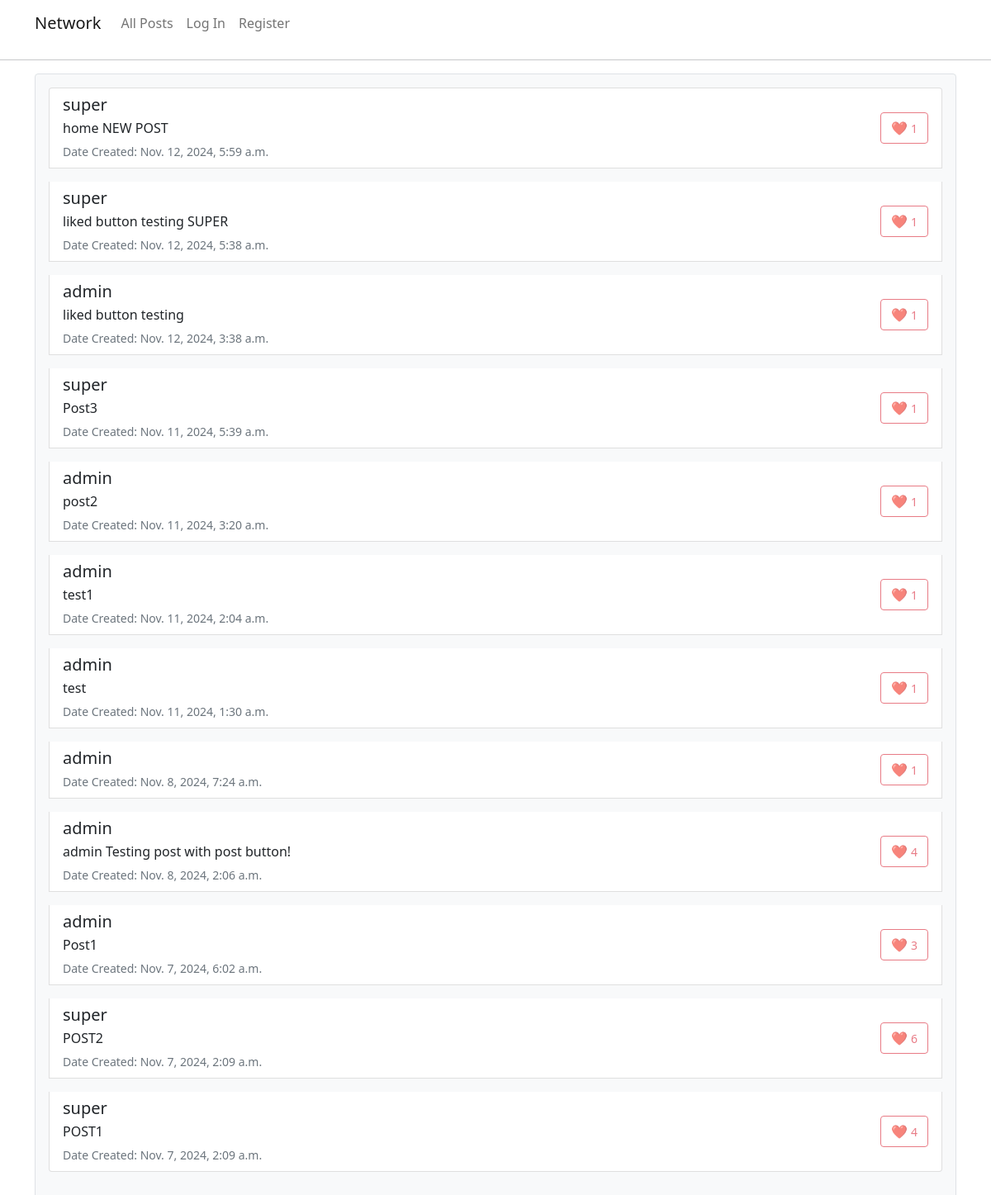
The page / on the database its author committed.
### network/models.py (models this page shows, shortened)
class Post(models.Model):
    new_post = models.TextField()
    created_by = models.ForeignKey(User, on_delete=models.CASCADE, related_name='user_posts')
    date_created = models.DateTimeField(auto_now_add=True)
    likes = models.IntegerField(default=0)

class User(AbstractUser):
    followers = models.IntegerField(default=0)
    following = models.IntegerField(default=0)
    bio = models.CharField(max_length=500, null=True, blank=True)
    location = models.CharField(max_length=100, null=True, blank=True)
    work = models.CharField(max_length=100, null=True, blank=True)
    def __str__(self):
        return self.username

### network/views.py (the view)
# urls.py: path("", views.index, name="index"),
def index(request):
    all_posts = Post.objects.all()[::-1]
    return render(request, "network/index.html", {"posts": all_posts})

### network/templates/network/index.html (shortened to what this page needs)
{% extends "network/layout.html" %}
{% block body %}
    <div class="p-3 border rounded bg-light">
        <ul class="list-group">
            {% for post in posts %}
                <li class="list-group-item mb-3">
                    <div class="d-flex justify-content-between align-items-center">
                        <div>
                            <h5 class="user_name mb-1"
                                data-user-id="{{ post.created_by.id }}"
                                data-post-id="{{ post.id }}" >
                                {{ post.created_by }}
                            </h5>
                            <p class="mb-1">{{ post.new_post }}</p>
                            <small class="text-muted">Date Created: {{ post.date_created }}</small>
                        </div>
                        <div>
                            <button class="btn btn-outline-danger like_button" data-post-id="{{ post.id }}"
                                    {% if user == post.created_by or not user.is_authenticated %}disabled{% endif %}>
                                ❤️ <small>{{ post.likes }}</small>
                            </button>
                        </div>
                    </div>
                </li>
            {% endfor %}
        </ul>
    </div>
{% endblock %}

### rows shown on the page
Post: created_by "super", new_post "home NEW POST", date_created "Nov. 12, 2024, 5:59 a.m.", likes "1"
Post: created_by "super", new_post "liked button testing SUPER", date_created "Nov. 12, 2024, 5:38 a.m.", likes "1"
Post: created_by "admin", new_post "liked button testing", date_created "Nov. 12, 2024, 3:38 a.m.", likes "1"
Post: created_by "super", new_post "Post3", date_created "Nov. 11, 2024, 5:39 a.m.", likes "1"
Post: created_by "admin", new_post "post2", date_created "Nov. 11, 2024, 3:20 a.m.", likes "1"
Post: created_by "admin", new_post "test1", date_created "Nov. 11, 2024, 2:04 a.m.", likes "1"
Post: created_by "admin", new_post "test", date_created "Nov. 11, 2024, 1:30 a.m.", likes "1"
Post: created_by "admin", date_created "Nov. 8, 2024, 7:24 a.m.", likes "1"
Post: created_by "admin", new_post "admin Testing post with post button!", date_created "Nov. 8, 2024, 2:06 a.m.", likes "4"
Post: created_by "admin", new_post "Post1", date_created "Nov. 7, 2024, 6:02 a.m.", likes "3"
Post: created_by "super", new_post "POST2", date_created "Nov. 7, 2024, 2:09 a.m.", likes "6"
Post: created_by "super", new_post "POST1", date_created "Nov. 7, 2024, 2:09 a.m.", likes "4"
